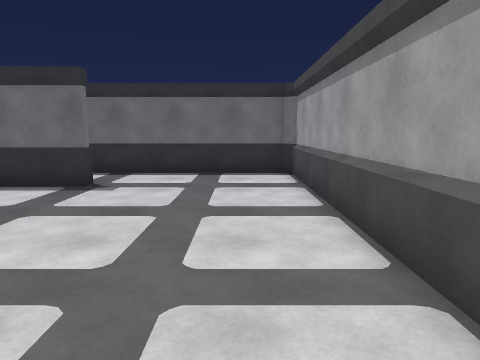
[1] (above)

16 first-person views from a walk through a 3-D level made in the Unity game engine. The camera is 1.4 m above the floor, tilts 8° down and sees 70° across. The floor is counted in squares, 1 m on a side. Each view is taken from the middle of a square. On the plan, view 1 faces up. The plan holds only what a view shows up to about 15 squares ahead; the rest is blank. The player is left out.

[2]
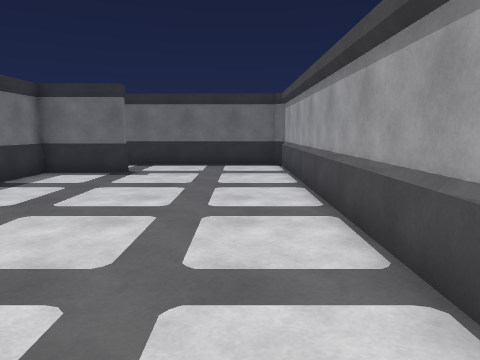

[3]
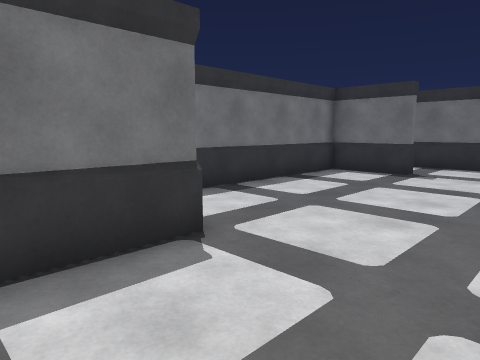

[4]
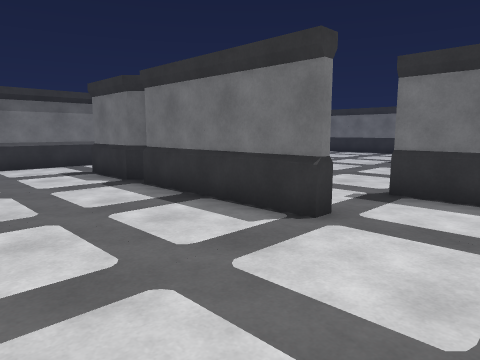

[5]
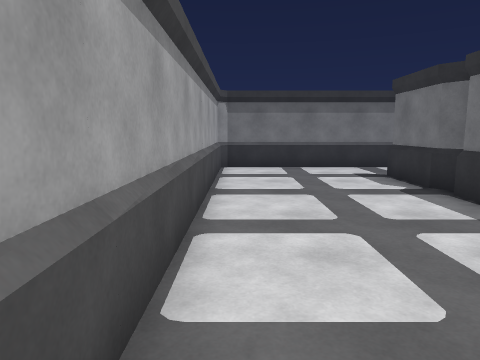

[6]
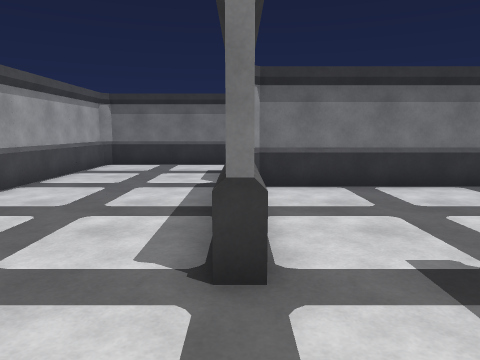

[7]
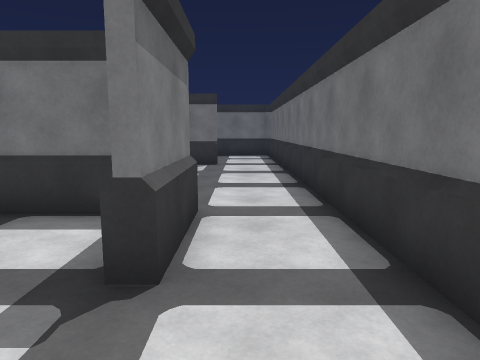

[8]
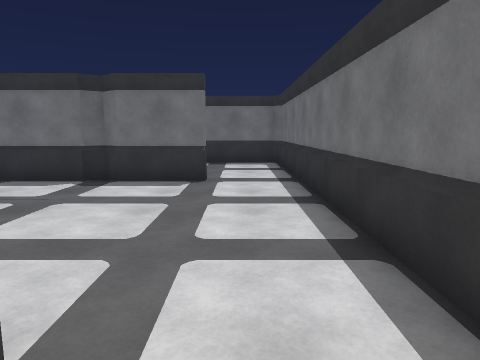

[9]
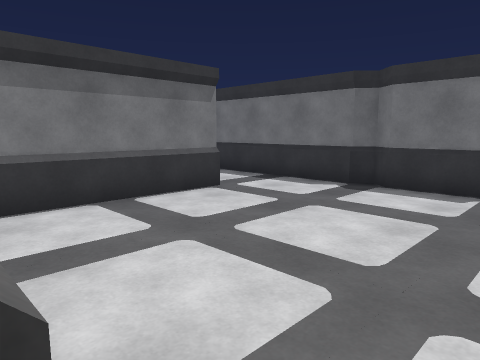

[10]
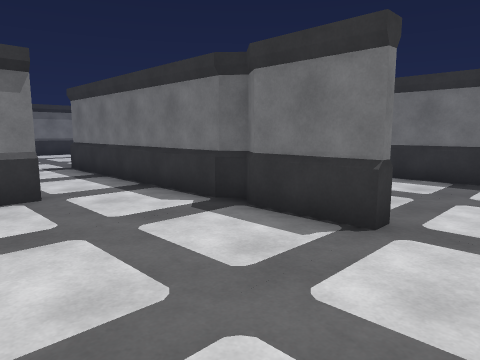

[11]
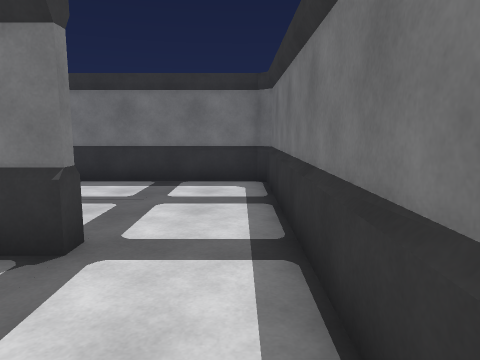

[12]
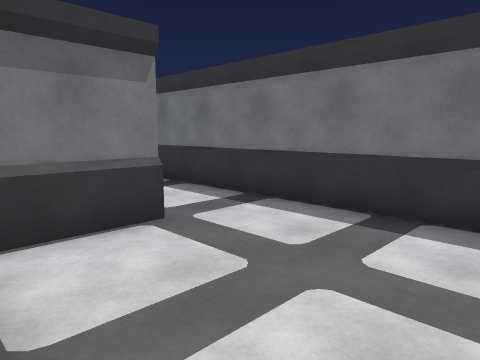

[13]
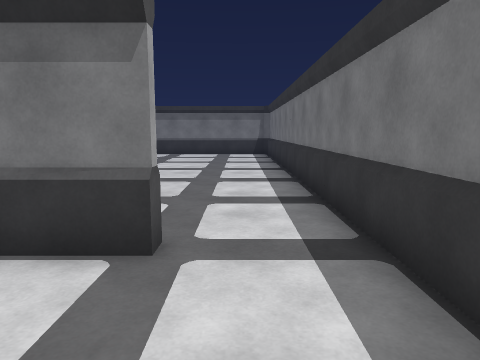

[14]
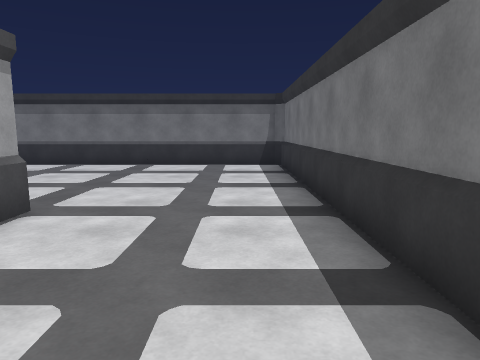

[15]
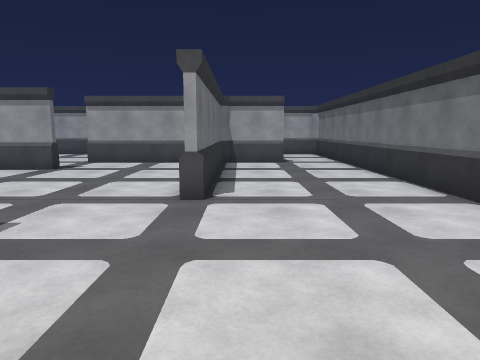

[16]
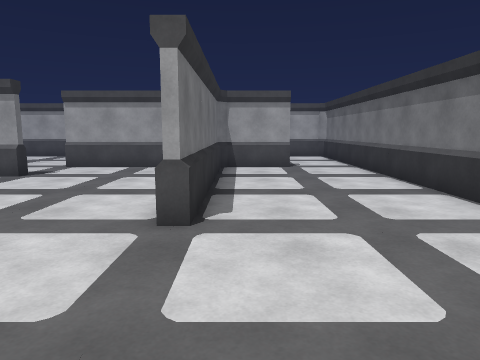

### Floor plan
Ten units are one square. View 1 is at (0, 0); x grows to the right and y downward. Boxes are objects, and circles mark ways between rooms. Rooms are numbered by the first view taken in them; rooms with no view inside come last. Other rooms are left out.
<svg viewBox="-224 -124 248 247">
<path fill="none" stroke="#000" d="M-41 0 -39 0 -39 55M-43 59 -39 65 -39 90M-39 -93 -39 -89 -69 -89 -69 0M-74 -90 -40 -90M-54 118 16 118 19 115 19 -115 15 -119 -85 -119M-70 -93 -39 -93M-164 -90 -159 -90 -159 -65 -163 -60 -159 -55 -159 -35M-131 -33 -81 -33M-85 -119 -165 -119M-190 -63 -167 -63M-165 -119 -215 -119 -219 -115 -219 -65M-163 30 -163 21M-102 59 -43 59M-159 -35 -159 30M-69 0 -71 0 -71 -20M-41 40 -41 0M-190 -57 -190 -63M-41 90 -41 65 -45 61 -130 61 -130 57M-219 -65 -219 115 -216 118 -54 118"/>
<circle cx="-75" cy="-105" r="3" fill="#2a7"/>
<circle cx="-47" cy="100" r="3" fill="#2a7"/>
<circle cx="-55" cy="-5" r="3" fill="#2a7"/>
<circle cx="-160" cy="-105" r="3" fill="#2a7"/>
<circle cx="-145" cy="-30" r="3" fill="#2a7"/>
<circle cx="-205" cy="-60" r="3" fill="#2a7"/>
<text x="-20" y="-10">1</text>
<text x="-120" y="-80">2</text>
<text x="-190" y="-90">3</text>
<text x="-140" y="40">4</text>
</svg>
Room 1 opens to room 2. Room 1 opens to room 4. Room 2 opens to room 3. Room 2 opens to room 4. Room 3 opens to room 4.

Where each view was taken, in squares from view 1:
view 1: 0 up, 0 right, facing up
view 2: 3 down, 0 right, facing up
view 3: 3 down, 0 right, facing up-left
view 4: 3 up, 1 right, facing down-left
view 5: 2 up, 1 right, facing down
view 6: 3 up, 4 left, facing down
view 7: 10 up, 1 left, facing left
view 8: 10 up, 6 left, facing left
view 9: 10 up, 7 left, facing down-left
view 10: 11 up, 11 left, facing down-left
view 11: 11 up, 12 left, facing left
view 12: 11 up, 16 left, facing down-left
view 13: 10 up, 20 left, facing down
view 14: 3 up, 20 left, facing down
view 15: 7 down, 20 left, facing right
view 16: 7 down, 18 left, facing right
